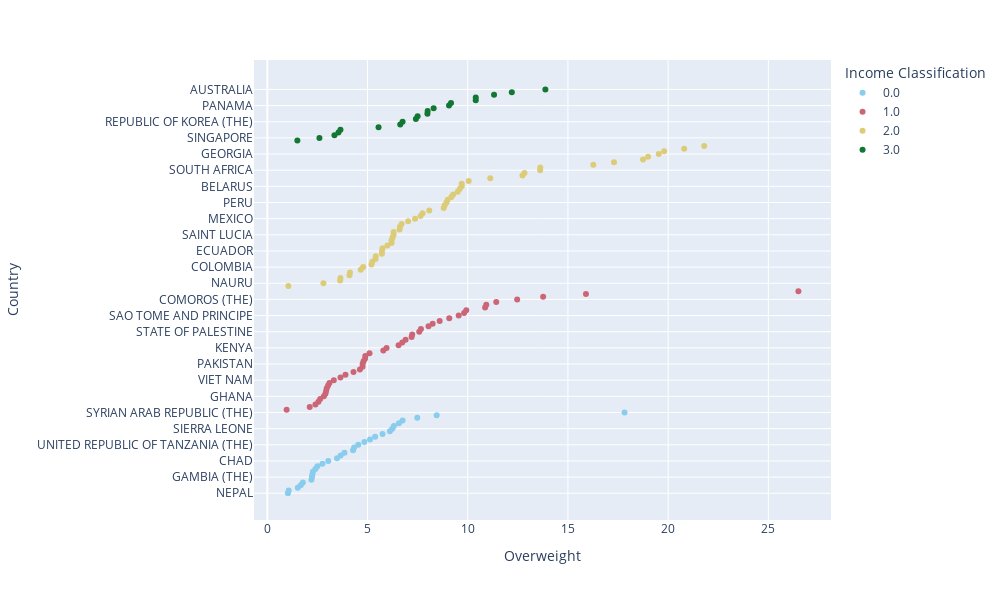

This figure's notebook cell:
### Markdown cell above
#### This is to determine if percent overweight of the country changes as the income classification increases

### Code cell
Percent_Overweight_per_Country = px.scatter(Data_CWA.sort_values(by=["Income Classification","Overweight"], ascending=[True, True]).reset_index(drop=True),
 x='Overweight', y='Country',color='Income Classification', height=600,width=1000, color_discrete_sequence=px.colors.qualitative.Safe)
Percent_Overweight_per_Country.show()

### Figure 1 — Plotly figure (JSON) as saved in the notebook; plotly's stock layout.template omitted (floating-point values rounded to 4 significant figures)
{"data": [{"hovertemplate": "Income Classification=0.0<br>Overweight=%{x}<br>Country=%{y}<extra></extra>", "legendgroup": "0.0", "marker": {"color": "rgb(136, 204, 238)", "symbol": "circle"}, "mode": "markers", "name": "0.0", "orientation": "h", "showlegend": true, "type": "scatter", "x": [1.029, 1.067, 1.52, 1.667, 1.775, 2.2, 2.229, 2.25, 2.275, 2.4, 2.5, 2.75, 3.04, 3.48, 3.66, 3.85, 4.278, 4.333, 4.54, 4.843, 5.125, 5.38, 5.75, 6.117, 6.238, 6.314, 6.567, 6.75, 7.485, 8.45, 17.83], "xaxis": "x", "y": ["NEPAL", "DEMOCRATIC PEOPLE'S REP. OF KOREA (THE)", "NIGER (THE)", "ERITREA", "BURUNDI", "MALI", "GAMBIA (THE)", "BURKINA FASO", "BENIN", "TOGO", "MADAGASCAR", "ETHIOPIA", "CHAD", "LIBERIA", "HAITI", "SOMALIA", "UGANDA", "GUINEA", "UNITED REPUBLIC OF TANZANIA (THE)", "YEMEN", "AFGHANISTAN", "CENTRAL AFRICAN REPUBLIC (THE)", "DEMOCRATIC REP. OF THE CONGO (THE)", "TAJIKISTAN", "SIERRA LEONE", "RWANDA", "MOZAMBIQUE", "GUINEA-BISSAU", "MALAWI", "SOUTH SUDAN", "SYRIAN ARAB REPUBLIC (THE)"], "yaxis": "y"}, {"hovertemplate": "Income Classification=1.0<br>Overweight=%{x}<br>Country=%{y}<extra></extra>", "legendgroup": "1.0", "marker": {"color": "rgb(204, 102, 119)", "symbol": "circle"}, "mode": "markers", "name": "1.0", "orientation": "h", "showlegend": true, "type": "scatter", "x": [0.9625, 2.115, 2.4, 2.55, 2.638, 2.822, 2.9, 2.933, 2.967, 3.033, 3.1, 3.318, 3.65, 3.9, 4.3, 4.62, 4.75, 4.757, 4.8, 4.875, 4.891, 5.1, 5.789, 5.95, 6.55, 6.733, 6.9, 7.2, 7.229, 7.58, 7.667, 8.043, 8.25, 8.6, 9.08, 9.55, 9.82, 9.925, 10.87, 10.93, 11.43, 12.47, 13.76, 15.9, 26.5, null], "xaxis": "x", "y": ["BANGLADESH", "SENEGAL", "LAO PEOPLE'S DEMOCRATIC REP. (THE)", "ANGOLA", "MAURITANIA", "GHANA", "SUDAN (THE)", "INDIA", "SOLOMON ISLANDS", "CAMBODIA", "PHILIPPINES (THE)", "VIET NAM", "TIMOR-LESTE", "HONDURAS", "COTE D'IVOIRE", "MYANMAR", "EL SALVADOR", "PAKISTAN", "VANUATU", "CONGO (THE)", "NIGERIA", "BHUTAN", "ZIMBABWE", "KENYA", "NICARAGUA", "PAPUA NEW GUINEA", "REPUBLIC OF MOLDOVA (THE)", "INDONESIA", "ZAMBIA", "STATE OF PALESTINE", "KYRGYZSTAN", "CAMEROON", "DJIBOUTI", "BOLIVIA (PLURINATIONAL STATE OF)", "TUNISIA", "SAO TOME AND PRINCIPE", "LESOTHO", "MONGOLIA", "MOROCCO", "UZBEKISTAN", "ESWATINI", "COMOROS (THE)", "EGYPT", "KIRIBATI", "UKRAINE", "CABO VERDE"], "yaxis": "y"}, {"hovertemplate": "Income Classification=2.0<br>Overweight=%{x}<br>Country=%{y}<extra></extra>", "legendgroup": "2.0", "marker": {"color": "rgb(221, 204, 119)", "symbol": "circle"}, "mode": "markers", "name": "2.0", "orientation": "h", "showlegend": true, "type": "scatter", "x": [1.05, 2.8, 3.633, 3.65, 4.1, 4.125, 4.66, 4.783, 5.2, 5.24, 5.4, 5.41, 5.72, 5.72, 5.75, 5.995, 6.2, 6.2, 6.25, 6.3, 6.3, 6.6, 6.62, 6.7, 7.027, 7.371, 7.65, 7.75, 8.08, 8.8, 8.85, 8.94, 9, 9.183, 9.275, 9.5, 9.6, 9.7, 9.7, 10.05, 11.12, 12.73, 12.83, 13.61, 13.62, 16.27, 17.3, 18.75, 19, 19.53, 19.8, 20.8, 21.8, null], "xaxis": "x", "y": ["SRI LANKA", "NAURU", "SURINAME", "FIJI", "MARSHALL ISLANDS", "NAMIBIA", "MALDIVES", "COLOMBIA", "TURKMENISTAN", "GUYANA", "GUATEMALA", "VENEZUELA (BOLIVARIAN REPUBLIC OF)", "JORDAN", "ECUADOR", "SAMOA", "JAMAICA", "IRAN (ISLAMIC REPUBLIC OF)", "MALAYSIA", "BRAZIL", "SAINT LUCIA", "TUVALU", "GABON", "THAILAND", "DOMINICAN REPUBLIC (THE)", "CHINA", "MEXICO", "MAURITIUS", "TURKEY", "ROMANIA", "COSTA RICA", "EQUATORIAL GUINEA", "PERU", "BULGARIA", "AZERBAIJAN", "PARAGUAY", "IRAQ", "BELIZE", "BELARUS", "KAZAKHSTAN", "BOTSWANA", "ARGENTINA", "NORTH MACEDONIA", "ALGERIA", "SOUTH AFRICA", "ARMENIA", "SERBIA", "TONGA", "LEBANON", "MONTENEGRO", "GEORGIA", "BOSNIA AND HERZEGOVINA", "ALBANIA", "LIBYA", "CUBA"], "yaxis": "y"}, {"hovertemplate": "Income Classification=3.0<br>Overweight=%{x}<br>Country=%{y}<extra></extra>", "legendgroup": "3.0", "marker": {"color": "rgb(17, 119, 51)", "symbol": "circle"}, "mode": "markers", "name": "3.0", "orientation": "h", "showlegend": true, "type": "scatter", "x": [1.5, 2.6, 3.35, 3.55, 3.65, 5.55, 6.633, 6.75, 7.414, 7.5, 7.989, 8, 8.3, 9.067, 9.167, 10.4, 10.4, 11.31, 12.2, 13.88, null], "xaxis": "x", "y": ["JAPAN", "SINGAPORE", "GERMANY", "OMAN", "SAUDI ARABIA", "CZECHIA", "TRINIDAD AND TOBAGO", "REPUBLIC OF KOREA (THE)", "UNITED STATES OF AMERICA (THE)", "BAHRAIN", "KUWAIT", "SEYCHELLES", "BRUNEI DARUSSALAM", "PANAMA", "URUGUAY", "CANADA", "QATAR", "CHILE", "BARBADOS", "AUSTRALIA", "POLAND"], "yaxis": "y"}], "layout": {"height": 600, "legend": {"title": {"text": "Income Classification"}, "tracegroupgap": 0}, "margin": {"t": 60}, "width": 1000, "xaxis": {"anchor": "y", "domain": [0, 1], "title": {"text": "Overweight"}}, "yaxis": {"anchor": "x", "domain": [0, 1], "title": {"text": "Country"}}}}
